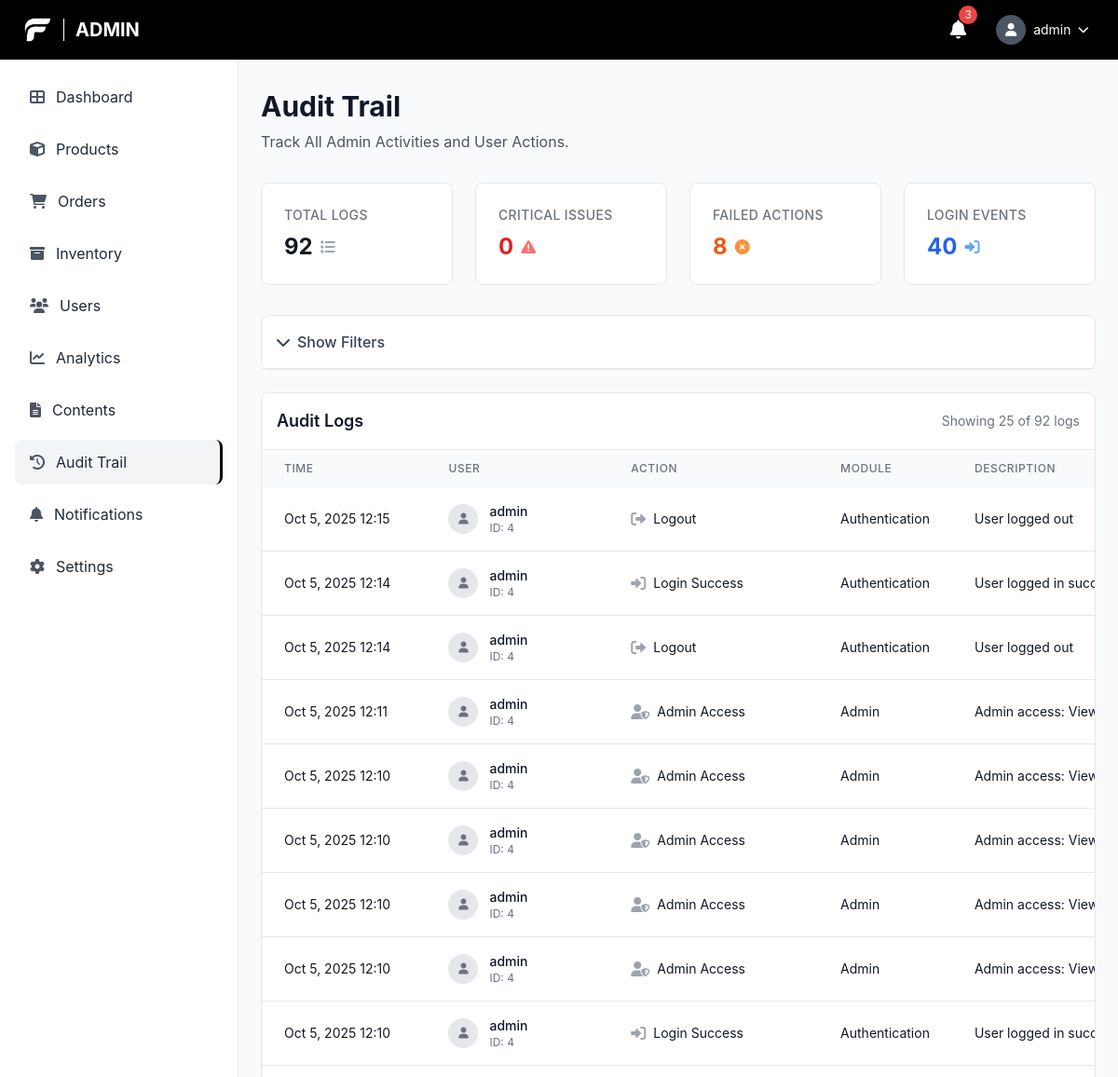
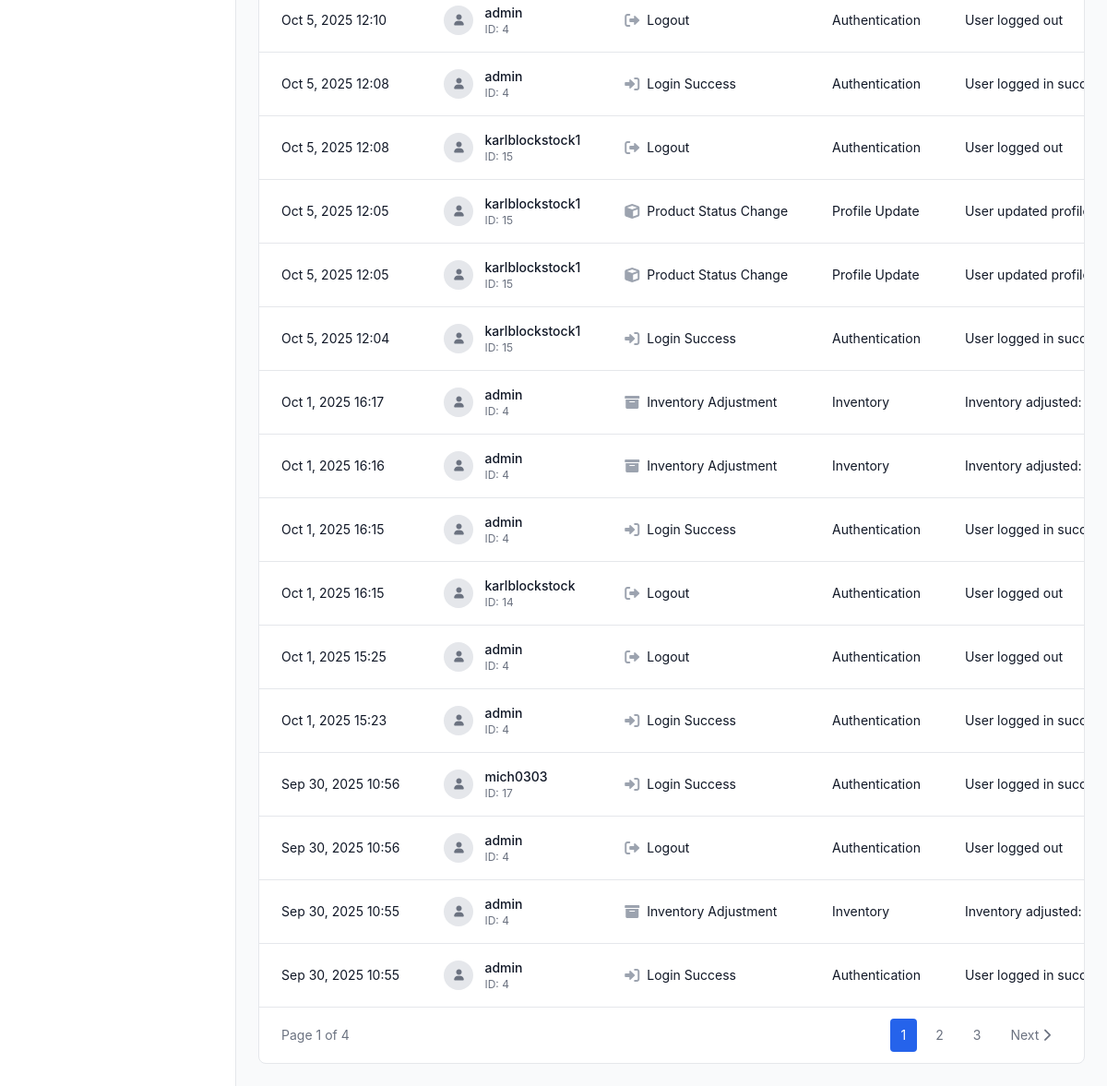
/admin/audit_logs.php (signed in), run on an earlier commit of the app's database (2 pictures, top to bottom).
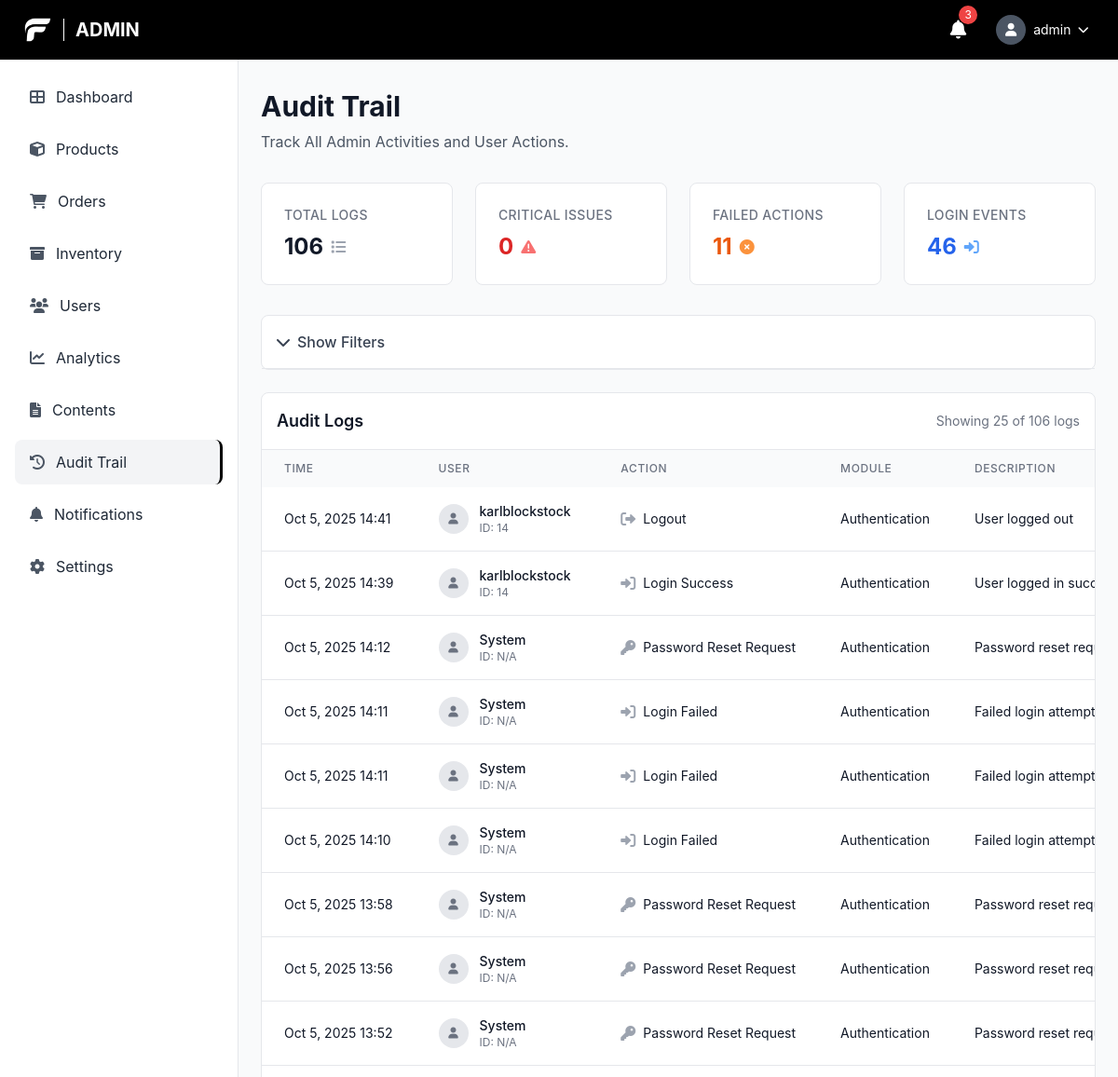
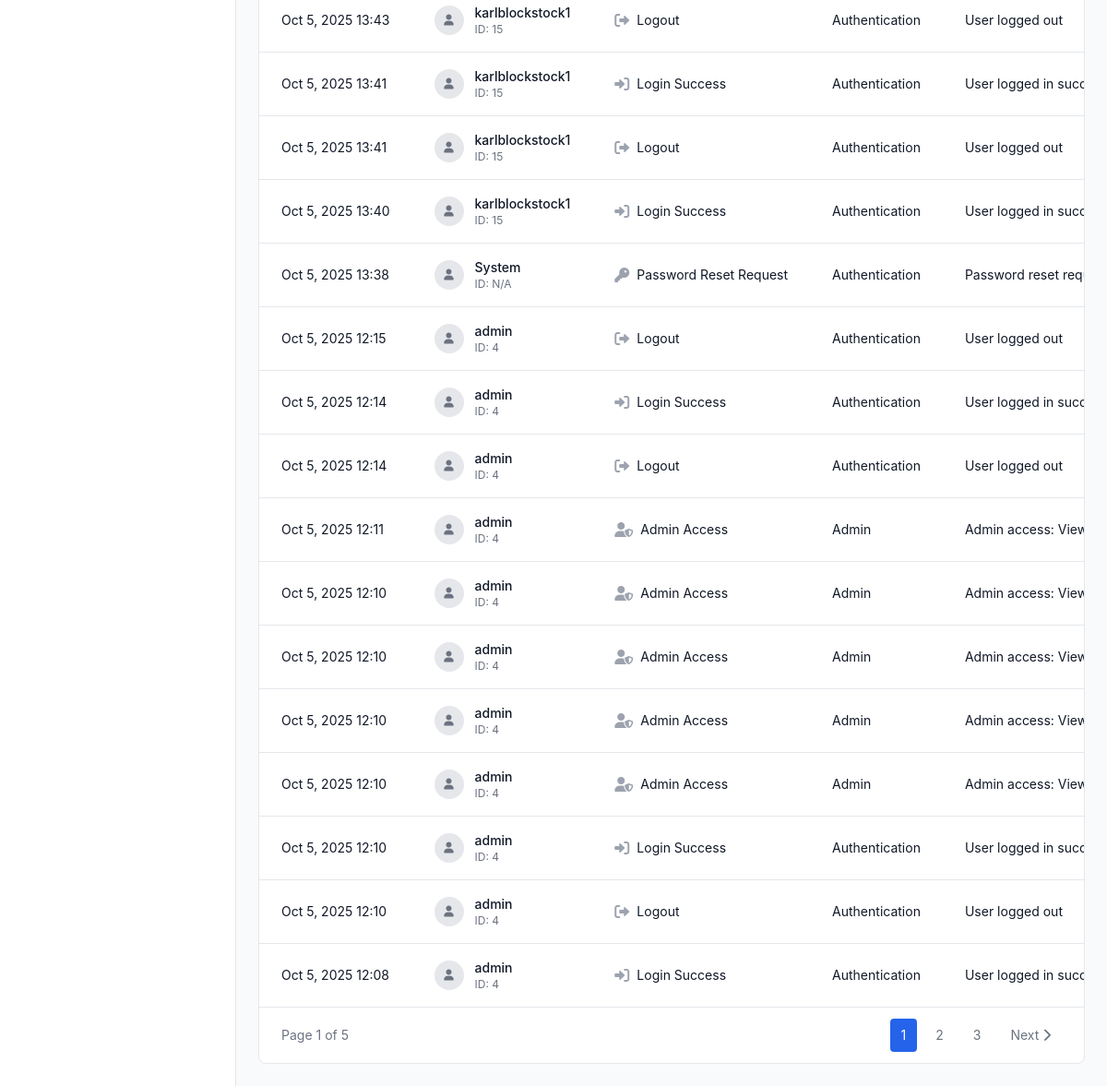
And on a later commit of the database (2 pictures, top to bottom).
### tables this page shows
CREATE TABLE `audit_logs` (
  `audit_id` bigint(20) UNSIGNED NOT NULL,
  `user_id` bigint(20) UNSIGNED DEFAULT NULL COMMENT 'ID of the user who performed the action',
  `username` varchar(100) DEFAULT NULL COMMENT 'Username for quick reference',
  `action_type` enum('login_success','login_failed','logout','password_change','password_reset_request','password_reset_complete','profile_update','user_create','user_update','user_delete','user_status_change','product_create','product_update','product_delete','product_status_change','inventory_adjustment','order_create','order_update','order_status_change','order_cancel','order_refund','payment_process','payment_refund','promo_create','promo_update','promo_delete','promo_status_change','category_create','category_update','category_delete','subcategory_create','subcategory_update','subcategory_delete','shipping_fee_update','system_settings_change','admin_access','data_export','data_import','content_create','content_update','content_delete','content_archive','content_publish','other') NOT NULL COMMENT 'Type of action performed',
  `module` varchar(50) NOT NULL COMMENT 'Module/feature where action occurred (e.g., users, products, orders)',
  `description` text NOT NULL COMMENT 'Detailed description of the action',
  `old_values` longtext DEFAULT NULL COMMENT 'JSON of old values before change',
  `new_values` longtext DEFAULT NULL COMMENT 'JSON of new values after change',
  `ip_address` varchar(45) DEFAULT NULL COMMENT 'IP address of the user',
  `user_agent` text DEFAULT NULL COMMENT 'User agent string',
  `reference_id` bigint(20) UNSIGNED DEFAULT NULL COMMENT 'ID of the record being modified (e.g., product_id, order_id)',
  `reference_type` varchar(50) DEFAULT NULL COMMENT 'Type of reference (e.g., product, order, user)',
  `severity` enum('low','medium','high','critical') NOT NULL DEFAULT 'low' COMMENT 'Severity level of the action',
  `status` enum('success','failed','warning') NOT NULL DEFAULT 'success' COMMENT 'Status of the action',
  `created_at` timestamp NOT NULL DEFAULT current_timestamp()
);

### config/database.php (called while the page is built, shortened)
<?php
function getDBConnection() {
    try {
        $pdo = new PDO(
            "mysql:host=" . DB_HOST . ";dbname=" . DB_NAME . ";charset=utf8mb4",
            DB_USER,
            DB_PASS,
            [
                PDO::ATTR_ERRMODE => PDO::ERRMODE_EXCEPTION,
                PDO::ATTR_DEFAULT_FETCH_MODE => PDO::FETCH_ASSOC,
                PDO::ATTR_EMULATE_PREPARES => false
            ]
        );
        return $pdo;
    } catch (PDOException $e) {
        die("Database connection failed: " . $e->getMessage());
    }
}
?>

### config/audit_logger.php (called while the page is built, shortened)
<?php
require_once __DIR__ . '/database.php';
class AuditLogger {
    private $pdo;
    public function __construct() {
        $this->pdo = getDBConnection();
    }
    public function getLogs($filters = [], $limit = 50, $offset = 0) {
        $whereConditions = [];
        $params = [];
        $whereClause = !empty($whereConditions) ? 'WHERE ' . implode(' AND ', $whereConditions) : '';
        $sql = "
            SELECT al.*, u.username as user_username, u.email as user_email
            FROM audit_logs al
            LEFT JOIN users u ON al.user_id = u.user_id
            {$whereClause}
            ORDER BY al.created_at DESC
            LIMIT ? OFFSET ?
        ";
        $params[] = $limit;
        $params[] = $offset;
        $stmt = $this->pdo->prepare($sql);
        $stmt->execute($params);
        return $stmt->fetchAll();
    }
    public function getLogStats($filters = []) {
        $whereConditions = [];
        $params = [];
        $whereClause = !empty($whereConditions) ? 'WHERE ' . implode(' AND ', $whereConditions) : '';
        $sql = "
            SELECT
                COUNT(*) as total_logs,
                COUNT(CASE WHEN severity = 'critical' THEN 1 END) as critical_logs,
                COUNT(CASE WHEN severity = 'high' THEN 1 END) as high_logs,
                COUNT(CASE WHEN severity = 'medium' THEN 1 END) as medium_logs,
                COUNT(CASE WHEN severity = 'low' THEN 1 END) as low_logs,
                COUNT(CASE WHEN status = 'failed' THEN 1 END) as failed_logs,
                COUNT(CASE WHEN action_type LIKE '%login%' THEN 1 END) as login_logs,
                COUNT(CASE WHEN action_type LIKE '%delete%' THEN 1 END) as delete_logs
            FROM audit_logs
            {$whereClause}
        ";
        $stmt = $this->pdo->prepare($sql);
        $stmt->execute($params);
        return $stmt->fetch();
    }
}
?>

### admin/audit_logs.php (the view, shortened to what the changed rows need)
<?php
require_once '../config/database.php';
require_once '../config/audit_logger.php';
$pdo = getDBConnection();
$auditLogger = new AuditLogger();
$auditLogger->logAdminAccess('Viewed audit logs', 'Accessed audit trail page');
$filters = [
    'user_id' => $_GET['user_id'] ?? '',
    'action_type' => $_GET['action_type'] ?? '',
    'module' => $_GET['module'] ?? '',
    'severity' => $_GET['severity'] ?? '',
    'date_from' => $_GET['date_from'] ?? '',
    'date_to' => $_GET['date_to'] ?? '',
    'search' => $_GET['search'] ?? ''
];
$filters = array_filter($filters, function($value) {
    return $value !== '';
});
$page = max(1, (int)($_GET['page'] ?? 1));
$limit = 25;
$offset = ($page - 1) * $limit;
$logs = $auditLogger->getLogs($filters, $limit, $offset);
$stats = $auditLogger->getLogStats($filters);
$countSql = "SELECT COUNT(*) FROM audit_logs";
$countParams = [];
$countStmt = $pdo->prepare($countSql);
$countStmt->execute($countParams);
$totalLogs = $countStmt->fetchColumn();
$totalPages = ceil($totalLogs / $limit);
function getActionTypeIcon($actionType) {
    if (strpos($actionType, 'login') !== false) return 'fas fa-sign-in-alt';
    if (strpos($actionType, 'logout') !== false) return 'fas fa-sign-out-alt';
    if (strpos($actionType, 'password') !== false) return 'fas fa-key';
    if (strpos($actionType, 'product') !== false) return 'fas fa-cube';
    if (strpos($actionType, 'inventory') !== false) return 'fas fa-archive';
    if (strpos($actionType, 'admin') !== false) return 'fas fa-user-shield';
    return 'fas fa-circle';
}
?>
<!DOCTYPE html>
<html lang="en">
<head>
    <script src="https://cdn.tailwindcss.com"></script>
    <link href="https://cdnjs.cloudflare.com/ajax/libs/font-awesome/6.0.0/css/all.min.css" rel="stylesheet">
    <link rel="stylesheet" href="../css/style.css">
</head>
<body class="font-body bg-gray-50">
    <header class="bg-black text-white fixed top-0 left-0 right-0 z-50 h-16 flex items-center justify-between px-6">
        <div class="flex items-center space-x-3">
            <h1 class="text-xl font-bold uppercase">Admin</h1>
        </div>
    </header>
    <main class="ml-64 pt-16 pb-6 px-6 pt-24">
        <div class="mb-8">
            <h1 class="text-3xl font-bold text-gray-900 mb-2">Audit Trail</h1>
        </div>
        <div class="grid grid-cols-1 md:grid-cols-2 lg:grid-cols-4 gap-6 mb-8">
            <div class="stats-card bg-white rounded-lg p-6">
                <div class="flex items-center justify-between">
                    <div>
                        <div class="flex items-center mt-2">
                            <span class="text-2xl font-bold text-gray-900"><?php echo number_format($stats['total_logs']); ?></span>
                            <i class="fas fa-list text-gray-400 ml-2"></i>
                        </div>
                    </div>
                </div>
            </div>
            <div class="stats-card bg-white rounded-lg p-6">
                <div class="flex items-center justify-between">
                    <div>
                        <div class="flex items-center mt-2">
                            <span class="text-2xl font-bold text-orange-600"><?php echo number_format($stats['failed_logs']); ?></span>
                            <i class="fas fa-times-circle text-orange-400 ml-2"></i>
                        </div>
                    </div>
                </div>
            </div>
            <div class="stats-card bg-white rounded-lg p-6">
                <div class="flex items-center justify-between">
                    <div>
                        <div class="flex items-center mt-2">
                            <span class="text-2xl font-bold text-blue-600"><?php echo number_format($stats['login_logs']); ?></span>
                            <i class="fas fa-sign-in-alt text-blue-400 ml-2"></i>
                        </div>
                    </div>
                </div>
            </div>
        </div>
        <div class="bg-white rounded-lg border border-gray-200 overflow-hidden">
            <div class="p-4 border-b border-gray-200 flex items-center justify-between">
                <h3 class="text-lg font-semibold text-gray-900">Audit Logs</h3>
                <div class="text-sm text-gray-500">
                    Showing <?php echo count($logs); ?> of <?php echo number_format($totalLogs); ?> logs
                </div>
            </div>
            <?php if (empty($logs)): ?>
                <div class="text-center py-12">
                    <i class="fas fa-history text-4xl text-gray-300 mb-4"></i>
                    <p class="text-gray-500 text-lg">No audit logs found</p>
                    <p class="text-gray-400 text-sm">Try adjusting your filters or check back later</p>
                </div>
            <?php else: ?>
                <div class="overflow-x-auto">
                    <table class="w-full">
                        <thead class="bg-gray-50">
                            <tr>
                                <th class="px-6 py-3 text-left text-xs font-medium text-gray-500 uppercase tracking-wider">Time</th>
                                <th class="px-6 py-3 text-left text-xs font-medium text-gray-500 uppercase tracking-wider">User</th>
                                <th class="px-6 py-3 text-left text-xs font-medium text-gray-500 uppercase tracking-wider">Action</th>
                                <th class="px-6 py-3 text-left text-xs font-medium text-gray-500 uppercase tracking-wider">Module</th>
                                <th class="px-6 py-3 text-left text-xs font-medium text-gray-500 uppercase tracking-wider">Description</th>
                            </tr>
                        </thead>
                        <tbody class="bg-white divide-y divide-gray-200">
                            <?php foreach ($logs as $log): ?>
                                <tr class="log-row">
                                    <td class="px-6 py-4 whitespace-nowrap text-sm text-gray-900">
                                        <?php echo date('M j, Y H:i', strtotime($log['created_at'])); ?>
                                    </td>
                                    <td class="px-6 py-4 whitespace-nowrap">
                                        <div class="flex items-center">
                                            <div class="w-8 h-8 bg-gray-200 rounded-full flex items-center justify-center mr-3">
                                                <i class="fas fa-user text-gray-500 text-xs"></i>
                                            </div>
                                            <div>
                                                <div class="text-sm font-medium text-gray-900">
                                                    <?php echo htmlspecialchars($log['username'] ?: 'System'); ?>
                                                </div>
                                                <div class="text-xs text-gray-500">
                                                    ID: <?php echo $log['user_id'] ?: 'N/A'; ?>
                                                </div>
                                            </div>
                                        </div>
                                    </td>
                                    <td class="px-6 py-4 whitespace-nowrap">
                                        <div class="flex items-center">
                                            <i class="<?php echo getActionTypeIcon($log['action_type']); ?> text-gray-400 mr-2"></i>
                                            <span class="text-sm text-gray-900">
                                                <?php echo ucwords(str_replace('_', ' ', $log['action_type'])); ?>
                                            </span>
                                        </div>
                                    </td>
                                    <td class="px-6 py-4 whitespace-nowrap text-sm text-gray-900">
                                        <?php echo ucwords(str_replace('_', ' ', $log['module'])); ?>
                                    </td>
                                    <td class="px-6 py-4 text-sm text-gray-900 max-w-xs truncate">
                                        <?php echo htmlspecialchars($log['description']); ?>
                                    </td>
                                </tr>
                            <?php endforeach; ?>
                        </tbody>
                    </table>
                </div>
                <?php if ($totalPages > 1): ?>
                    <div class="px-6 py-3 border-t border-gray-200 flex items-center justify-between">
                        <div class="text-sm text-gray-500">
                            Page <?php echo $page; ?> of <?php echo $totalPages; ?>
                        </div>
                        <div class="flex items-center space-x-2">
                            <?php for ($i = max(1, $page - 2); $i <= min($totalPages, $page + 2); $i++): ?>
                                <a href="?<?php echo http_build_query(array_merge($_GET, ['page' => $i])); ?>" class="px-3 py-2 text-sm <?php echo $i == $page ? 'bg-blue-600 text-white' : 'text-gray-500 hover:text-gray-700 hover:bg-gray-100'; ?> rounded">
                                    <?php echo $i; ?>
                                </a>
                            <?php endfor; ?>
                            <?php if ($page < $totalPages): ?>
                                <a href="?<?php echo http_build_query(array_merge($_GET, ['page' => $page + 1])); ?>" class="px-3 py-2 text-sm text-gray-500 hover:text-gray-700 hover:bg-gray-100 rounded">
                                    Next <i class="fas fa-chevron-right"></i>
                                </a>
                            <?php endif; ?>
                        </div>
                    </div>
                <?php endif; ?>
            <?php endif; ?>
        </div>
    </main>
</body>
</html>

What changed in the data, as far as the page shows it:
no longer on this page (row unchanged): audit_logs: created_at "Oct 5, 2025 12:08", username "karlblockstock1", user "15", action_type "Logout", module "Authentication", description "User logged out"
no longer on this page (row unchanged): audit_logs: created_at "Oct 5, 2025 12:05", username "karlblockstock1", user "15", action_type "Product Status Change", module "Profile Update", description "User updated…"
no longer on this page (row unchanged): audit_logs: created_at "Oct 5, 2025 12:05", username "karlblockstock1", user "15", action_type "Product Status Change", module "Profile Update", description "User updated…"
no longer on this page (row unchanged): audit_logs: created_at "Oct 5, 2025 12:04", username "karlblockstock1", user "15", action_type "Login Success", module "Authentication", description "User logged in…"
no longer on this page (row unchanged): audit_logs: created_at "Oct 1, 2025 16:17", username "admin", user "4", action_type "Inventory Adjustment", module "Inventory", description "Inventory adjusted: 199 → 99 (Stock de…"
no longer on this page (row unchanged): audit_logs: created_at "Oct 1, 2025 16:16", username "admin", user "4", action_type "Inventory Adjustment", module "Inventory", description "Inventory adjusted: 100 → 99 (Stock de…"
no longer on this page (row unchanged): audit_logs: created_at "Oct 1, 2025 16:15", username "admin", user "4", action_type "Login Success", module "Authentication", description "User logged in…"
no longer on this page (row unchanged): audit_logs: created_at "Oct 1, 2025 16:15", username "karlblockstock", user "14", action_type "Logout", module "Authentication", description "User logged out"
no longer on this page (row unchanged): audit_logs: created_at "Oct 1, 2025 15:25", username "admin", user "4", action_type "Logout", module "Authentication", description "User logged out"
no longer on this page (row unchanged): audit_logs: created_at "Oct 1, 2025 15:23", username "admin", user "4", action_type "Login Success", module "Authentication", description "User logged in…"
no longer on this page (row unchanged): audit_logs: created_at "Sep 30, 2025 10:56", username "mich0303", user "17", action_type "Login Success", module "Authentication", description "User logged in…"
no longer on this page (row unchanged): audit_logs: created_at "Sep 30, 2025 10:56", username "admin", user "4", action_type "Logout", module "Authentication", description "User logged out"
no longer on this page (row unchanged): audit_logs: created_at "Sep 30, 2025 10:55", username "admin", user "4", action_type "Inventory Adjustment", module "Inventory", description "Inventory adjusted: 93 → 43 (Stock de…"
no longer on this page (row unchanged): audit_logs: created_at "Sep 30, 2025 10:55", username "admin", user "4", action_type "Login Success", module "Authentication", description "User logged in…"
added audit_logs: created_at "Oct 5, 2025 14:41", username "karlblockstock", user "14", action_type "Logout", module "Authentication", description "User logged out"
added audit_logs: created_at "Oct 5, 2025 14:39", username "karlblockstock", user "14", action_type "Login Success", module "Authentication", description "User logged in…"
added audit_logs: created_at "Oct 5, 2025 14:12", username "System", user "N/A", action_type "Password Reset Request", module "Authentication", description "Password reset…"
added audit_logs: created_at "Oct 5, 2025 14:11", username "System", user "N/A", action_type "Login Failed", module "Authentication", description "Failed login attempt"
added audit_logs: created_at "Oct 5, 2025 14:11", username "System", user "N/A", action_type "Login Failed", module "Authentication", description "Failed login attempt"
added audit_logs: created_at "Oct 5, 2025 14:10", username "System", user "N/A", action_type "Login Failed", module "Authentication", description "Failed login attempt"
added audit_logs: created_at "Oct 5, 2025 13:58", username "System", user "N/A", action_type "Password Reset Request", module "Authentication", description "Password reset…"
added audit_logs: created_at "Oct 5, 2025 13:56", username "System", user "N/A", action_type "Password Reset Request", module "Authentication", description "Password reset…"
added audit_logs: created_at "Oct 5, 2025 13:52", username "System", user "N/A", action_type "Password Reset Request", module "Authentication", description "Password reset…"
added audit_logs: created_at "Oct 5, 2025 13:43", username "karlblockstock1", user "15", action_type "Logout", module "Authentication", description "User logged out"
added audit_logs: created_at "Oct 5, 2025 13:41", username "karlblockstock1", user "15", action_type "Login Success", module "Authentication", description "User logged in…"
added audit_logs: created_at "Oct 5, 2025 13:41", username "karlblockstock1", user "15", action_type "Logout", module "Authentication", description "User logged out"
added audit_logs: created_at "Oct 5, 2025 13:40", username "karlblockstock1", user "15", action_type "Login Success", module "Authentication", description "User logged in…"
added audit_logs: created_at "Oct 5, 2025 13:38", username "System", user "N/A", action_type "Password Reset Request", module "Authentication", description "Password reset…"
Also different on the page:
$stats['total_logs']: "92" → "106"
$stats['failed_logs']: "8" → "11"
$stats['login_logs']: "40" → "46"
$totalLogs: "92" → "106"
$totalPages: "4" → "5"
